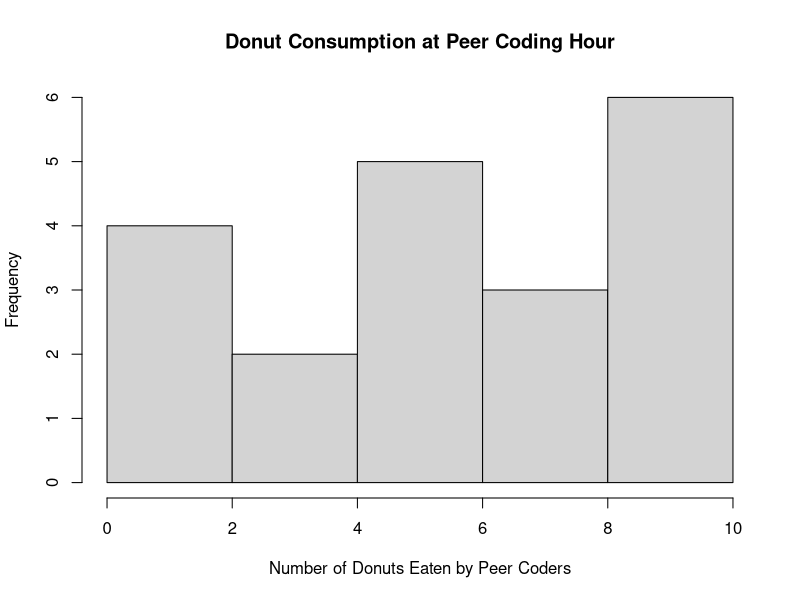
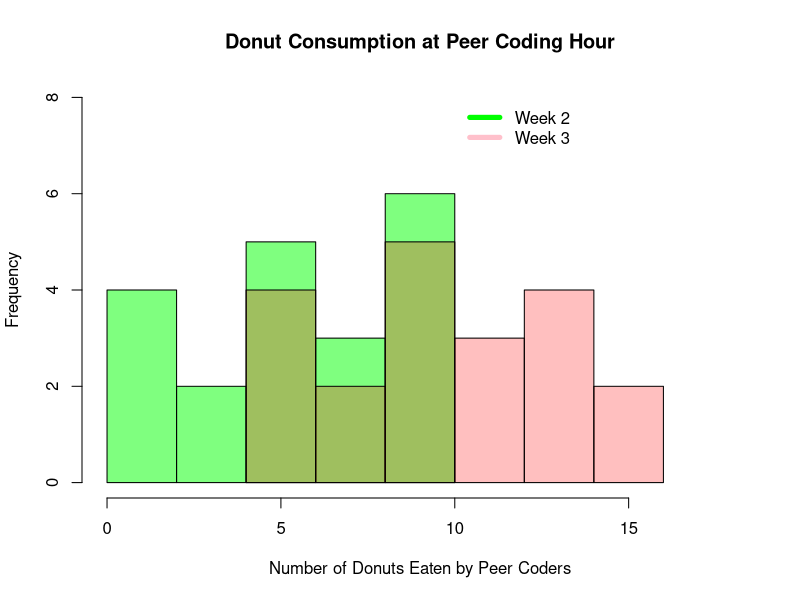
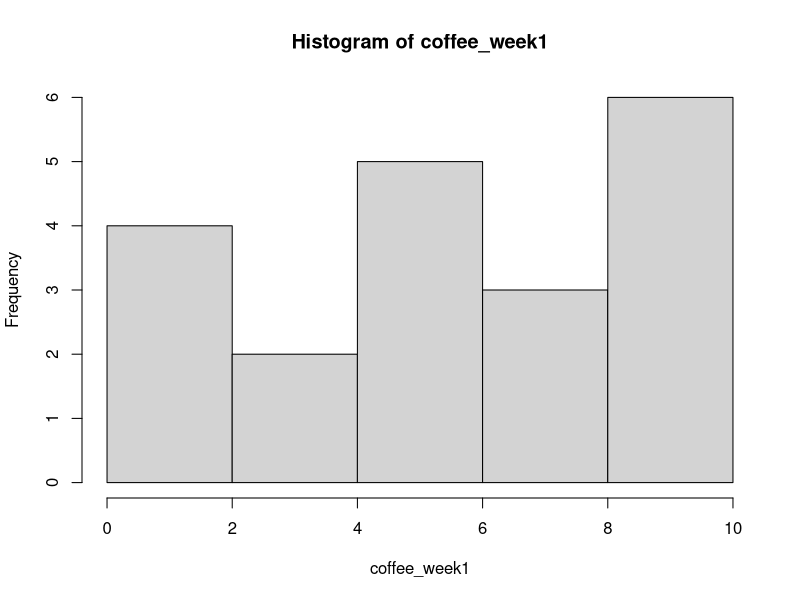
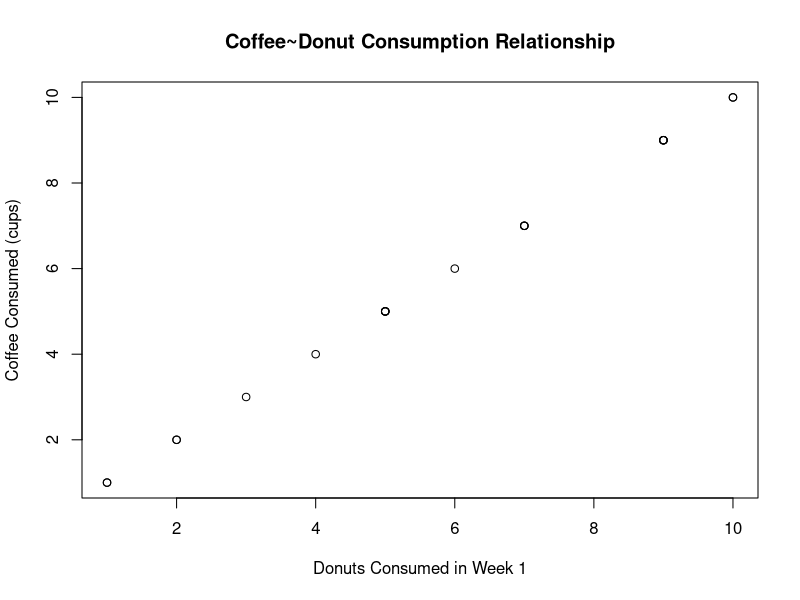
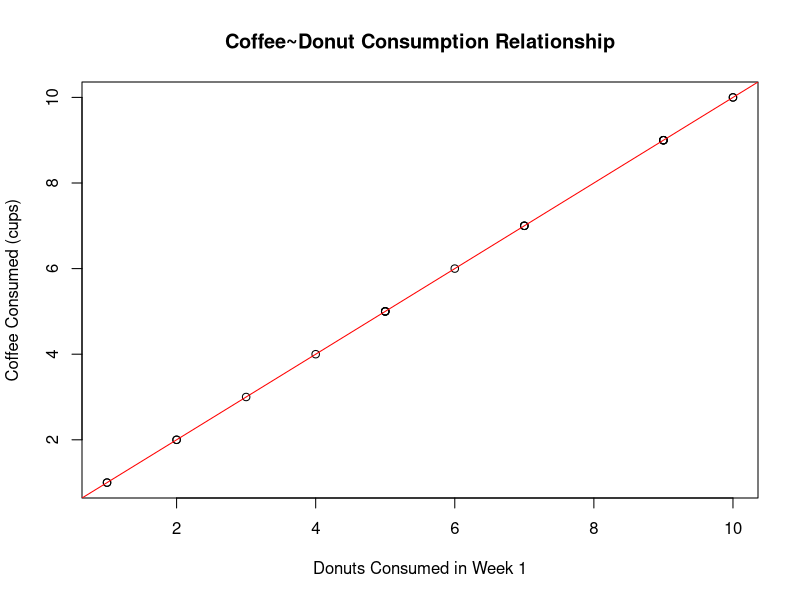

Recreate these plots in R, in order.
## ---- chunk 1
setwd("~/Documents/daviesLab/codingHour/")
## ---- chunk 2
set.seed(1) 
donuts_week1 <- sample(1:10, 20, replace=T)
## ---- chunk 3
set.seed(1) # <----- you have to "set the seed" every time you call a random operation
donuts_week2 <- sample(5:15, 20, replace = T)
## ---- chunk 4
summary(donuts_week1)
summary(donuts_week2)
## ---- chunk 5
typeof(donuts_week1)
typeof(donuts_week2)
class(donuts_week1)
class(donuts_week2)
str(donuts_week2)
str(donuts_week1)
## ---- chunk 6
hist(donuts_week1, main = "Donut Consumption at Peer Coding Hour", xlab = "Number of Donuts Eaten by Peer Coders")
## ---- chunk 7
hist(donuts_week1, main = "Donut Consumption at Peer Coding Hour", xlab = "Number of Donuts Eaten by Peer Coders", xlim = c(0,18), ylim = c(0,8), col=rgb(0,1,0,0.5))
hist(donuts_week2, col=rgb(1,0,0,0.25), add = T)
legend(x = 10, y = 8, c("Week 2", "Week 3"), col=c("green", "pink"), lwd = 5, bty = "n")
## ---- chunk 8
t.test(donuts_week1, donuts_week2, paired = F)
## ---- chunk 9
set.seed(1)
coffee_week1 <- sample(1:10, 20, replace=T)
## ---- chunk 10
hist(coffee_week1)
## ---- chunk 11
summary(coffee_week1)
str(coffee_week1)
table(coffee_week1)
max(coffee_week1)
min(coffee_week1)
## ---- chunk 12
coffee_donut_data <- data.frame(donuts_week1, coffee_week1)
## ---- chunk 13
str(coffee_donut_data)
## ---- chunk 14
plot(coffee_week1~donuts_week1,data=coffee_donut_data, main = "Coffee~Donut Consumption Relationship", ylab = "Coffee Consumed (cups)", xlab = "Donuts Consumed in Week 1")
## ---- chunk 15
lm_coffee_donuts <- lm(coffee_week1~donuts_week1,data=coffee_donut_data)
## ---- chunk 16
summary(lm_coffee_donuts)
## ---- chunk 17
plot(coffee_week1~donuts_week1,data=coffee_donut_data, main = "Coffee~Donut Consumption Relationship", ylab = "Coffee Consumed (cups)", xlab = "Donuts Consumed in Week 1")
abline(lm_coffee_donuts, col = "red")
